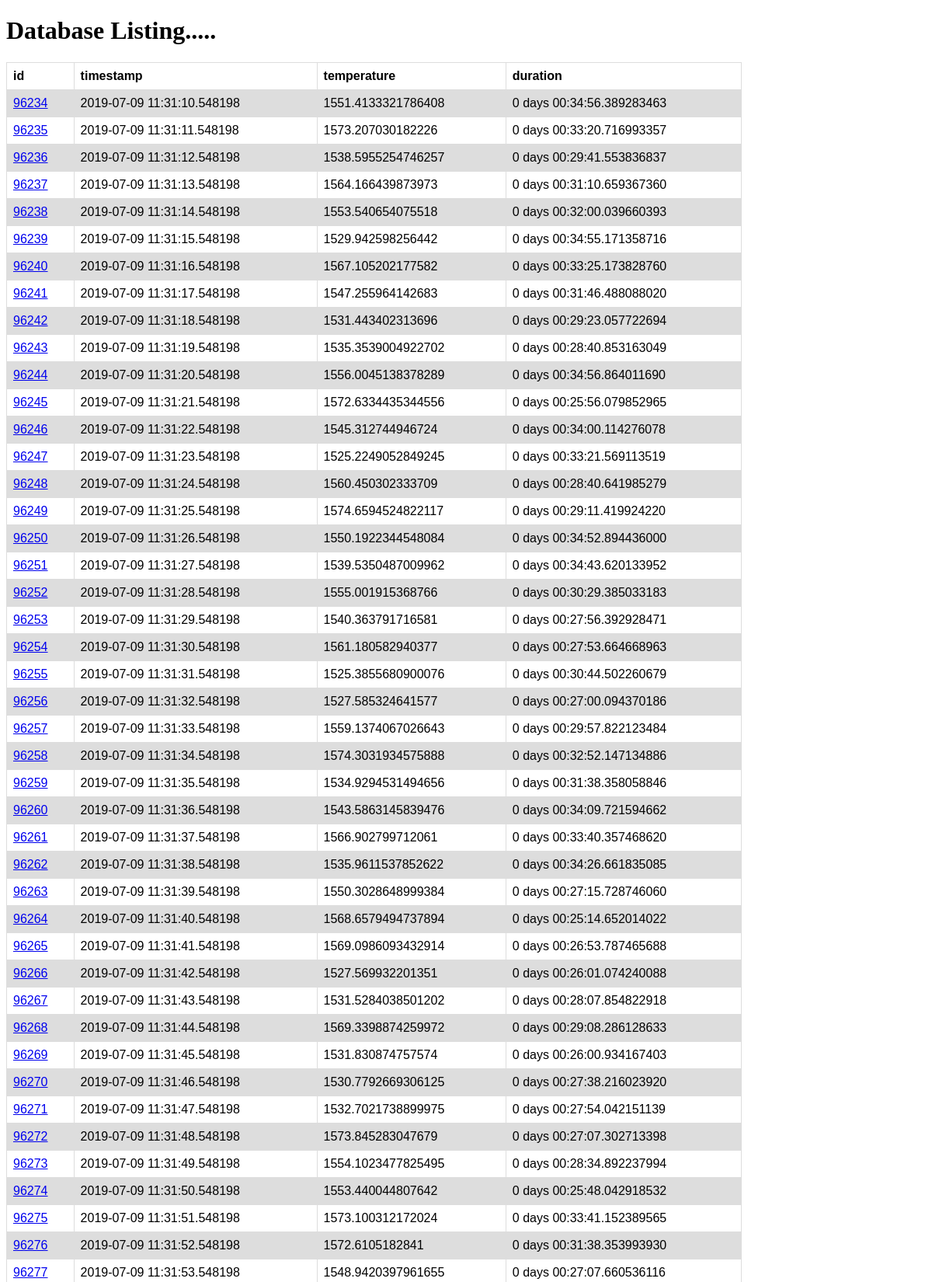
The page / (upper part) on the database its author committed.
### tables this page shows
CREATE TABLE data (         id          INTEGER  PRIMARY KEY AUTOINCREMENT,         timestamp   DATETIME,         temperature DOUBLE,         duration    VARCHAR     );

### visualization.py (the view)
@app.route('/', methods=['GET'])
def indexRoute():
    dataRequest = manager.getDataFromTable()
    return render_template('index.html',  data=dataRequest)

### dataManagement.py (called while the page is built)
    def getDataFromTable(self, id = 0):
        sqlQuery = "SELECT * FROM data "
        if id > 0:
            sqlQuery += " WHERE id = ?"
            sqlRequest = self.dataQuery(sqlQuery,[id])
            return sqlRequest
        else:
            sqlRequest = self.dataQuery(sqlQuery)
            return sqlRequest

    def dataQuery(self, query, values = None):
            conn = db.connect(self.database)
            cursor = conn.cursor()
            if values == None:
                cursor.execute(query)
            else:
                cursor.execute(query, values)
            cols = [column[0] for column in cursor.description]
            queryData = cursor.fetchall()
            returnData = pd.DataFrame.from_records(data = queryData, columns = cols)
            conn.close()
            return returnData

### visualization.py (called while the page is built)
@app.after_request
def after_request(response):
  response.headers.add('Access-Control-Allow-Origin', '*')
  response.headers.add('Access-Control-Allow-Headers', 'Content-Type,Authorization')
  response.headers.add('Access-Control-Allow-Methods', 'GET')
  return response

### templates/index.html (shortened to what this page needs)
<!doctype html>
<head>
</head>
<body>
    <h1>Database Listing.....</h1>
    <table style="width:80%;">
        <tr>
          <th>id</th>
          <th>timestamp</th>
          <th>temperature</th>
          <th>duration</th>
        </tr>
        {% for index,row in data.iterrows() %}
        <tr>
          <td><a href="information/{{ row['id'] }}"> {{ row['id'] }} </a></td>
          <td>{{ row['timestamp']}}</td>
          <td>{{ row['temperature']}}</td>
          <td>{{ row['duration']}}</td>
        </tr>
        {% endfor %}
      </table>
</body>

### templates/index.html (style rules this page uses)
table { font-family: arial, sans-serif; border-collapse: collapse; width: 100%; }
td, th { border: 1px solid #dddddd; text-align: left; padding: 8px; }
tr:nth-child(even) { background-color: #dddddd; }

### rows shown on the page
data: timestamp "2019-07-09 11:31:10.548198", duration "0 days 00:34:56.389283463"
data: timestamp "2019-07-09 11:31:11.548198", duration "0 days 00:33:20.716993357"
data: timestamp "2019-07-09 11:31:12.548198", duration "0 days 00:29:41.553836837"
data: timestamp "2019-07-09 11:31:13.548198", duration "0 days 00:31:10.659367360"
data: timestamp "2019-07-09 11:31:14.548198", duration "0 days 00:32:00.039660393"
data: timestamp "2019-07-09 11:31:15.548198", duration "0 days 00:34:55.171358716"
data: timestamp "2019-07-09 11:31:16.548198", duration "0 days 00:33:25.173828760"
data: timestamp "2019-07-09 11:31:17.548198", duration "0 days 00:31:46.488088020"
data: timestamp "2019-07-09 11:31:18.548198", duration "0 days 00:29:23.057722694"
data: timestamp "2019-07-09 11:31:19.548198", duration "0 days 00:28:40.853163049"
data: timestamp "2019-07-09 11:31:20.548198", duration "0 days 00:34:56.864011690"
data: timestamp "2019-07-09 11:31:21.548198", duration "0 days 00:25:56.079852965"
data: timestamp "2019-07-09 11:31:22.548198", duration "0 days 00:34:00.114276078"
data: timestamp "2019-07-09 11:31:23.548198", duration "0 days 00:33:21.569113519"
data: timestamp "2019-07-09 11:31:24.548198", duration "0 days 00:28:40.641985279"
data: timestamp "2019-07-09 11:31:25.548198", duration "0 days 00:29:11.419924220"
data: timestamp "2019-07-09 11:31:26.548198", duration "0 days 00:34:52.894436000"
data: timestamp "2019-07-09 11:31:27.548198", duration "0 days 00:34:43.620133952"
data: timestamp "2019-07-09 11:31:28.548198", duration "0 days 00:30:29.385033183"
data: timestamp "2019-07-09 11:31:29.548198", duration "0 days 00:27:56.392928471"
data: timestamp "2019-07-09 11:31:30.548198", duration "0 days 00:27:53.664668963"
data: timestamp "2019-07-09 11:31:31.548198", duration "0 days 00:30:44.502260679"
data: timestamp "2019-07-09 11:31:32.548198", duration "0 days 00:27:00.094370186"
data: timestamp "2019-07-09 11:31:33.548198", duration "0 days 00:29:57.822123484"
data: timestamp "2019-07-09 11:31:34.548198", duration "0 days 00:32:52.147134886"
data: timestamp "2019-07-09 11:31:35.548198", duration "0 days 00:31:38.358058846"
data: timestamp "2019-07-09 11:31:36.548198", duration "0 days 00:34:09.721594662"
data: timestamp "2019-07-09 11:31:37.548198", duration "0 days 00:33:40.357468620"
data: timestamp "2019-07-09 11:31:38.548198", duration "0 days 00:34:26.661835085"
data: timestamp "2019-07-09 11:31:39.548198", duration "0 days 00:27:15.728746060"
data: timestamp "2019-07-09 11:31:40.548198", duration "0 days 00:25:14.652014022"
data: timestamp "2019-07-09 11:31:41.548198", duration "0 days 00:26:53.787465688"
data: timestamp "2019-07-09 11:31:42.548198", duration "0 days 00:26:01.074240088"
data: timestamp "2019-07-09 11:31:43.548198", duration "0 days 00:28:07.854822918"
data: timestamp "2019-07-09 11:31:44.548198", duration "0 days 00:29:08.286128633"
data: timestamp "2019-07-09 11:31:45.548198", duration "0 days 00:26:00.934167403"
data: timestamp "2019-07-09 11:31:46.548198", duration "0 days 00:27:38.216023920"
data: timestamp "2019-07-09 11:31:47.548198", duration "0 days 00:27:54.042151139"
data: timestamp "2019-07-09 11:31:48.548198", duration "0 days 00:27:07.302713398"
data: timestamp "2019-07-09 11:31:49.548198", duration "0 days 00:28:34.892237994"
data: timestamp "2019-07-09 11:31:50.548198", duration "0 days 00:25:48.042918532"
data: timestamp "2019-07-09 11:31:51.548198", duration "0 days 00:33:41.152389565"
data: timestamp "2019-07-09 11:31:52.548198", duration "0 days 00:31:38.353993930"
data: timestamp "2019-07-09 11:31:53.548198", duration "0 days 00:27:07.660536116"

### other values the page prints
{{ row['id'] }} "96234" "96235" "96236" "96237" "96238" "96239" "96240" "96241" "96242" "96243" "96244" "96245" "96246" "96247" "96248" "96249" "96250" "96251" "96252" "96253" "96254" "96255" "96256" "96257" "96258" "96259" "96260" "96261" "96262" "96263" "96264" "96265" "96266" "96267" "96268" "96269" "96270" "96271" "96272" "96273" "96274" "96275" "96276" "96277"
{{ row['temperature'] }} "1551.4133321786408" "1573.207030182226" "1538.5955254746257" "1564.166439873973" "1553.540654075518" "1529.942598256442" "1567.105202177582" "1547.255964142683" "1531.443402313696" "1535.3539004922702" "1556.0045138378289" "1572.6334435344556" "1545.312744946724" "1525.2249052849245" "1560.450302333709" "1574.6594524822117" "1550.1922344548084" "1539.5350487009962" "1555.001915368766" "1540.363791716581" "1561.180582940377" "1525.3855680900076" "1527.585324641577" "1559.1374067026643" "1574.3031934575888" "1534.9294531494656" "1543.5863145839476" "1566.902799712061" "1535.9611537852622" "1550.3028648999384" "1568.6579494737894" "1569.0986093432914" "1527.569932201351" "1531.5284038501202" "1569.3398874259972" "1531.830874757574" "1530.7792669306125" "1532.7021738899975" "1573.845283047679" "1554.1023477825495" "1553.440044807642" "1573.100312172024" "1572.6105182841" "1548.9420397961655"
